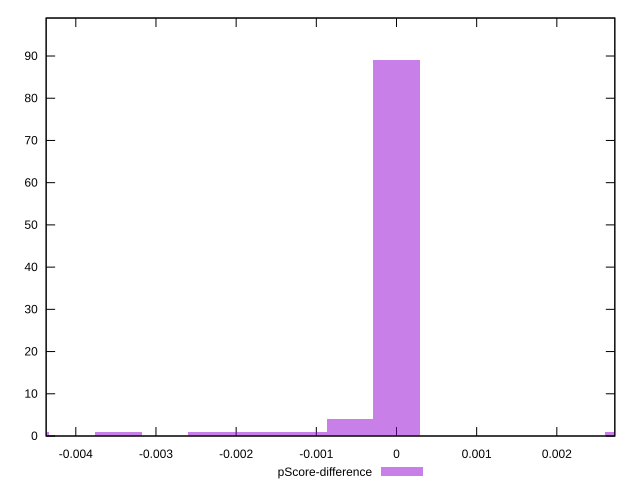

This figure's gnuplot source:
reset

$pScoreDifference <<EOF
0 89
-0.004622508058716291 1
-0.0017334405220186093 1
-0.0034668810440372185 1
-0.0005778135073395364 4
-0.0023112540293581457 1
0.0028890675366976823 1
-0.0011556270146790728 1
EOF

set key outside below
set boxwidth 0.0005778135073395364
set xrange [-0.004369999999999985:0.0027233333333333]
set yrange [0:99]
set trange [0:99]
set style fill transparent solid 0.5 noborder
set terminal svg size 640, 490 enhanced background rgb 'white'
set output "report/report_00029_2021-02-24T13-36-40.390Z/uses-rel-preconnect/samples/card/pScore-difference/histogram.svg"

plot $pScoreDifference title "pScore-difference" with boxes

reset
